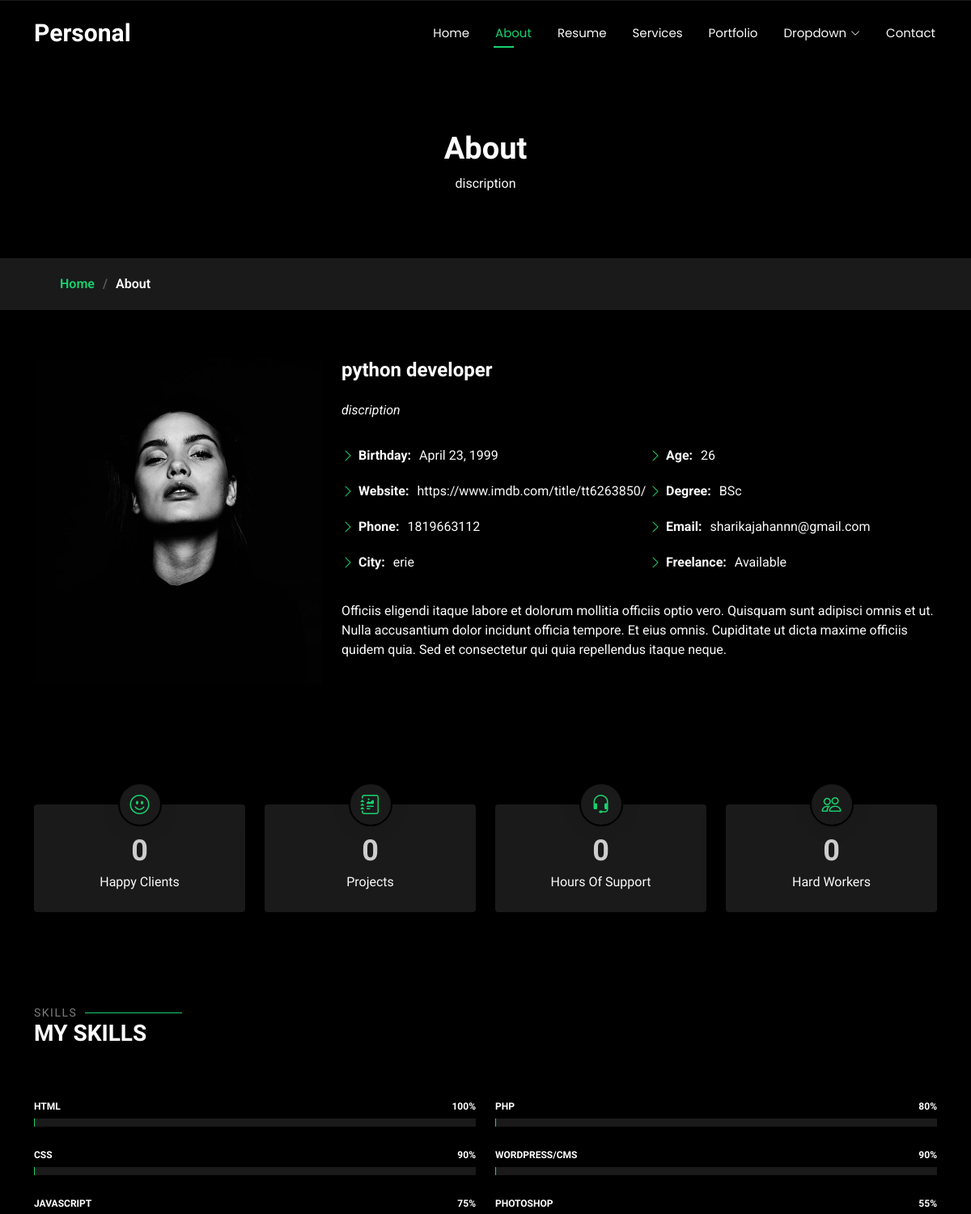
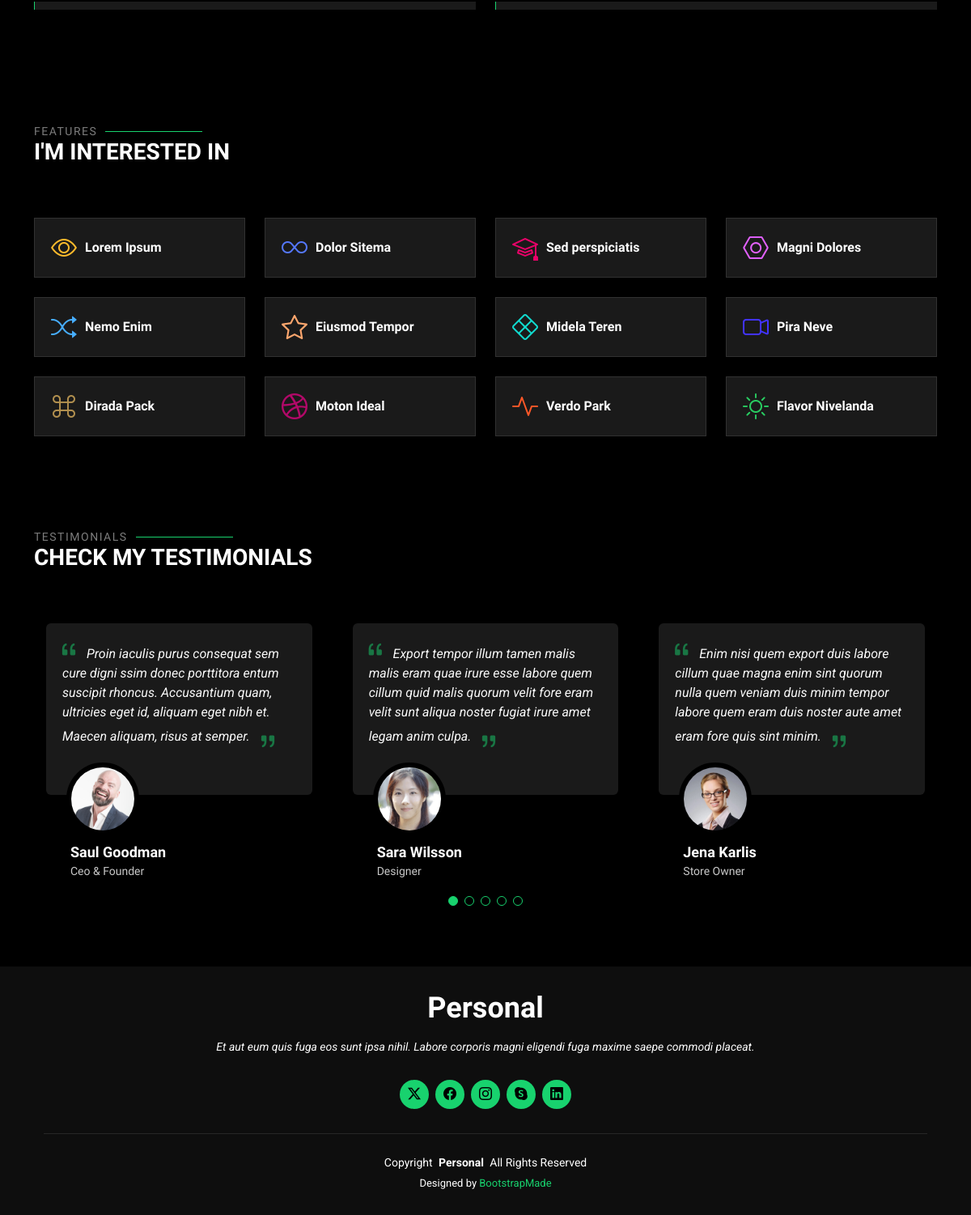
/about, run on the app's committed database (2 pictures, top to bottom).
### store/models.py (models this page shows, shortened)
class About(models.Model):
    discription = models.CharField(max_length=500)
    designation = models.CharField(max_length=100)
    sort_discription = models.CharField(max_length=500)
    birth = models.DateField()
    website_link = models.URLField(max_length=1000)
    phone = models.PositiveIntegerField()
    city = models.CharField(max_length=100)
    age = models.IntegerField()
    degree = models.CharField(max_length=100)
    email = models.EmailField()

### store/views.py (the view)
# urls.py: path('about', about, name='about'),
def about(request):
    about = About.objects.get()
    return render(request,'about.html',{'about':about})

### store/templates/about.html (shortened to what this page needs)
<!DOCTYPE html>
<html lang="en">
<head>
  {% load static %}
  <link href="{% static 'assets/vendor/bootstrap/css/bootstrap.min.css'%}" rel="stylesheet">
  <link href="{% static 'assets/vendor/bootstrap-icons/bootstrap-icons.css'%}" rel="stylesheet">
  <link href="{% static 'assets/vendor/aos/aos.css'%}" rel="stylesheet">
  <link href="{% static 'assets/vendor/swiper/swiper-bundle.min.css'%}" rel="stylesheet">
  <link href="{% static 'assets/vendor/glightbox/css/glightbox.min.css'%}" rel="stylesheet">
  <link href="{% static 'assets/css/main.css'%}" rel="stylesheet">
</head>
<body class="about-page">
  <header id="header" class="header d-flex align-items-center fixed-top">
    <div class="container-fluid container-xl position-relative d-flex align-items-center justify-content-between">
      <a href="{% url 'index' %}" class="logo d-flex align-items-center">
        <h1 class="sitename">Personal</h1>
      </a>
      <nav id="navmenu" class="navmenu">
        <ul>
          <li><a href="{% url 'index' %}">Home</a></li>
          <li><a href="{% url 'about' %}" class="active">About</a></li>
          <li><a href="{% url 'resume' %}">Resume</a></li>
          <li><a href="{% url 'service' %}">Services</a></li>
          <li><a href="portfolio.html">Portfolio</a></li>
          <li class="dropdown"><a href="#"><span>Dropdown</span> <i class="bi bi-chevron-down toggle-dropdown"></i></a>
          </li>
          <li><a href="contact.html">Contact</a></li>
        </ul>
      </nav>
    </div>
  </header>
  <main class="main">
    <div class="page-title" data-aos="fade">
      <div class="heading">
        <div class="container">
          <div class="row d-flex justify-content-center text-center">
            <div class="col-lg-8">
              <h1>About</h1>
              <p class="mb-0">{{ about.discription }}</p>
            </div>
          </div>
        </div>
      </div>
      <nav class="breadcrumbs">
        <div class="container">
          <ol>
            <li><a href="index.html">Home</a></li>
            <li class="current">About</li>
          </ol>
        </div>
      </nav>
    </div>
    <section id="about" class="about section">
      <div class="container" data-aos="fade-up" data-aos-delay="100">
        <div class="row gy-4 justify-content-center">
          <div class="col-lg-4">
            <img src="{% static 'assets/img/profile-img.jpg'%}" class="img-fluid" alt="">
          </div>
          <div class="col-lg-8 content">
            <h2>{{ about.designation }}</h2>
            <p class="fst-italic py-3">
              {{ about.sort_discription }}
            </p>
            <div class="row">
              <div class="col-lg-6">
                <ul>
                  <li><i class="bi bi-chevron-right"></i> <strong>Birthday:</strong> <span>{{ about.birth }}</span></li>
                  <li><i class="bi bi-chevron-right"></i> <strong>Website:</strong> <span>{{ about.website_link }}</span></li>
                  <li><i class="bi bi-chevron-right"></i> <strong>Phone:</strong> <span>{{ about.phone }}</span></li>
                  <li><i class="bi bi-chevron-right"></i> <strong>City:</strong> <span>{{ about.city }}</span></li>
                </ul>
              </div>
              <div class="col-lg-6">
                <ul>
                  <li><i class="bi bi-chevron-right"></i> <strong>Age:</strong> <span>{{ about.age }}</span></li>
                  <li><i class="bi bi-chevron-right"></i> <strong>Degree:</strong> <span>{{ about.degree }}</span></li>
                  <li><i class="bi bi-chevron-right"></i> <strong>Email:</strong> <span>{{ about.email }}</span></li>
                  <li><i class="bi bi-chevron-right"></i> <strong>Freelance:</strong> <span>Available</span></li>
                </ul>
              </div>
            </div>
            <p class="py-3">
              Officiis eligendi itaque labore et dolorum mollitia officiis optio vero. Quisquam sunt adipisci omnis et ut. Nulla accusantium dolor incidunt officia tempore. Et eius omnis.
              Cupiditate ut dicta maxime officiis quidem quia. Sed et consectetur qui quia repellendus itaque neque.
            </p>
          </div>
        </div>
      </div>
    </section>
    <section id="stats" class="stats section">
      <div class="container" data-aos="fade-up" data-aos-delay="100">
        <div class="row gy-4">
          <div class="col-lg-3 col-md-6 d-flex flex-column align-items-center">
            <i class="bi bi-emoji-smile"></i>
            <div class="stats-item">
              <span data-purecounter-start="0" data-purecounter-end="232" data-purecounter-duration="1" class="purecounter"></span>
              <p>Happy Clients</p>
            </div>
          </div>
          <div class="col-lg-3 col-md-6 d-flex flex-column align-items-center">
            <i class="bi bi-journal-richtext"></i>
            <div class="stats-item">
              <span data-purecounter-start="0" data-purecounter-end="521" data-purecounter-duration="1" class="purecounter"></span>
              <p>Projects</p>
            </div>
          </div>
          <div class="col-lg-3 col-md-6 d-flex flex-column align-items-center">
            <i class="bi bi-headset"></i>
            <div class="stats-item">
              <span data-purecounter-start="0" data-purecounter-end="1463" data-purecounter-duration="1" class="purecounter"></span>
              <p>Hours Of Support</p>
            </div>
          </div>
          <div class="col-lg-3 col-md-6 d-flex flex-column align-items-center">
            <i class="bi bi-people"></i>
            <div class="stats-item">
              <span data-purecounter-start="0" data-purecounter-end="15" data-purecounter-duration="1" class="purecounter"></span>
              <p>Hard Workers</p>
            </div>
          </div>
        </div>
      </div>
    </section>
    <section id="skills" class="skills section">
      <div class="container section-title" data-aos="fade-up">
        <h2>Skills</h2>
        <div><span>My</span> <span class="description-title">Skills</span></div>
      </div>
      <div class="container" data-aos="fade-up" data-aos-delay="100">
        <div class="row skills-content skills-animation">
          <div class="col-lg-6">
            <div class="progress">
              <span class="skill"><span>HTML</span> <i class="val">100%</i></span>
              <div class="progress-bar-wrap">
              </div>
            </div>
            <div class="progress">
              <span class="skill"><span>CSS</span> <i class="val">90%</i></span>
              <div class="progress-bar-wrap">
              </div>
            </div>
            <div class="progress">
              <span class="skill"><span>JavaScript</span> <i class="val">75%</i></span>
              <div class="progress-bar-wrap">
              </div>
            </div>
          </div>
          <div class="col-lg-6">
            <div class="progress">
              <span class="skill"><span>PHP</span> <i class="val">80%</i></span>
              <div class="progress-bar-wrap">
              </div>
            </div>
            <div class="progress">
              <span class="skill"><span>WordPress/CMS</span> <i class="val">90%</i></span>
              <div class="progress-bar-wrap">
              </div>
            </div>
            <div class="progress">
              <span class="skill"><span>Photoshop</span> <i class="val">55%</i></span>
              <div class="progress-bar-wrap">
              </div>
            </div>
          </div>
        </div>
      </div>
    </section>
    <section id="interests" class="interests section">
      <div class="container section-title" data-aos="fade-up">
        <h2>Features</h2>
        <div><span>I'm</span> <span class="description-title">interested in</span></div>
      </div>
      <div class="container">
        <div class="row gy-4">
          <div class="col-lg-3 col-md-4" data-aos="fade-up" data-aos-delay="100">
            <div class="features-item">
              <i class="bi bi-eye" style="color: #ffbb2c;"></i>
              <h3><a href="" class="stretched-link">Lorem Ipsum</a></h3>
            </div>
          </div>
          <div class="col-lg-3 col-md-4" data-aos="fade-up" data-aos-delay="200">
            <div class="features-item">
              <i class="bi bi-infinity" style="color: #5578ff;"></i>
              <h3><a href="" class="stretched-link">Dolor Sitema</a></h3>
            </div>
          </div>
          <div class="col-lg-3 col-md-4" data-aos="fade-up" data-aos-delay="300">
            <div class="features-item">
              <i class="bi bi-mortarboard" style="color: #e80368;"></i>
              <h3><a href="" class="stretched-link">Sed perspiciatis</a></h3>
            </div>
          </div>
          <div class="col-lg-3 col-md-4" data-aos="fade-up" data-aos-delay="400">
            <div class="features-item">
              <i class="bi bi-nut" style="color: #e361ff;"></i>
              <h3><a href="" class="stretched-link">Magni Dolores</a></h3>
            </div>
          </div>
          <div class="col-lg-3 col-md-4" data-aos="fade-up" data-aos-delay="500">
            <div class="features-item">
              <i class="bi bi-shuffle" style="color: #47aeff;"></i>
              <h3><a href="" class="stretched-link">Nemo Enim</a></h3>
            </div>
          </div>
          <div class="col-lg-3 col-md-4" data-aos="fade-up" data-aos-delay="600">
            <div class="features-item">
              <i class="bi bi-star" style="color: #ffa76e;"></i>
              <h3><a href="" class="stretched-link">Eiusmod Tempor</a></h3>
            </div>
          </div>
          <div class="col-lg-3 col-md-4" data-aos="fade-up" data-aos-delay="700">
            <div class="features-item">
              <i class="bi bi-x-diamond" style="color: #11dbcf;"></i>
              <h3><a href="" class="stretched-link">Midela Teren</a></h3>
            </div>
          </div>
          <div class="col-lg-3 col-md-4" data-aos="fade-up" data-aos-delay="800">
            <div class="features-item">
              <i class="bi bi-camera-video" style="color: #4233ff;"></i>
              <h3><a href="" class="stretched-link">Pira Neve</a></h3>
            </div>
          </div>
          <div class="col-lg-3 col-md-4" data-aos="fade-up" data-aos-delay="900">
            <div class="features-item">
              <i class="bi bi-command" style="color: #b2904f;"></i>
              <h3><a href="" class="stretched-link">Dirada Pack</a></h3>
            </div>
          </div>
          <div class="col-lg-3 col-md-4" data-aos="fade-up" data-aos-delay="1000">
            <div class="features-item">
              <i class="bi bi-dribbble" style="color: #b20969;"></i>
              <h3><a href="" class="stretched-link">Moton Ideal</a></h3>
            </div>
          </div>
          <div class="col-lg-3 col-md-4" data-aos="fade-up" data-aos-delay="1100">
            <div class="features-item">
              <i class="bi bi-activity" style="color: #ff5828;"></i>
              <h3><a href="" class="stretched-link">Verdo Park</a></h3>
            </div>
          </div>
          <div class="col-lg-3 col-md-4" data-aos="fade-up" data-aos-delay="1200">
            <div class="features-item">
              <i class="bi bi-brightness-high" style="color: #29cc61;"></i>
              <h3><a href="" class="stretched-link">Flavor Nivelanda</a></h3>
            </div>
          </div>
        </div>
      </div>
    </section>
    <section id="testimonials" class="testimonials section">
      <div class="container section-title" data-aos="fade-up">
        <h2>Testimonials</h2>
        <div><span>Check my</span> <span class="description-title">Testimonials</span></div>
      </div>
      <div class="container" data-aos="fade-up" data-aos-delay="100">
        <div class="swiper init-swiper" data-speed="600" data-delay="5000" data-breakpoints="{ &quot;320&quot;: { &quot;slidesPerView&quot;: 1, &quot;spaceBetween&quot;: 40 }, &quot;1200&quot;: { &quot;slidesPerView&quot;: 3, &quot;spaceBetween&quot;: 40 } }">
          <div class="swiper-wrapper">
            <div class="swiper-slide">
              <div class="testimonial-item" "="">
            <p>
              <i class=" bi bi-quote quote-icon-left"></i>
                <span>Proin iaculis purus consequat sem cure digni ssim donec porttitora entum suscipit rhoncus. Accusantium quam, ultricies eget id, aliquam eget nibh et. Maecen aliquam, risus at semper.</span>
                <i class="bi bi-quote quote-icon-right"></i>
                </p>
                <img src="{% static 'assets/img/testimonials/testimonials-1.jpg'%}" class="testimonial-img" alt="">
                <h3>Saul Goodman</h3>
                <h4>Ceo &amp; Founder</h4>
              </div>
            </div>
            <div class="swiper-slide">
              <div class="testimonial-item">
                <p>
                  <i class="bi bi-quote quote-icon-left"></i>
                  <span>Export tempor illum tamen malis malis eram quae irure esse labore quem cillum quid malis quorum velit fore eram velit sunt aliqua noster fugiat irure amet legam anim culpa.</span>
                  <i class="bi bi-quote quote-icon-right"></i>
                </p>
                <img src="{% static 'assets/img/testimonials/testimonials-2.jpg'%}" class="testimonial-img" alt="">
                <h3>Sara Wilsson</h3>
                <h4>Designer</h4>
              </div>
            </div>
            <div class="swiper-slide">
              <div class="testimonial-item">
                <p>
                  <i class="bi bi-quote quote-icon-left"></i>
                  <span>Enim nisi quem export duis labore cillum quae magna enim sint quorum nulla quem veniam duis minim tempor labore quem eram duis noster aute amet eram fore quis sint minim.</span>
                  <i class="bi bi-quote quote-icon-right"></i>
                </p>
                <img src="{% static 'assets/img/testimonials/testimonials-3.jpg'%}" class="testimonial-img" alt="">
                <h3>Jena Karlis</h3>
                <h4>Store Owner</h4>
              </div>
            </div>
          </div>
          <div class="swiper-pagination"></div>
        </div>
      </div>
    </section>
  </main>
  <footer id="footer" class="footer dark-background">
    <div class="container">
      <h3 class="sitename">Personal</h3>
      <p>Et aut eum quis fuga eos sunt ipsa nihil. Labore corporis magni eligendi fuga maxime saepe commodi placeat.</p>
      <div class="social-links d-flex justify-content-center">
        <a href=""><i class="bi bi-twitter-x"></i></a>
        <a href=""><i class="bi bi-facebook"></i></a>
        <a href=""><i class="bi bi-instagram"></i></a>
        <a href=""><i class="bi bi-skype"></i></a>
        <a href=""><i class="bi bi-linkedin"></i></a>
      </div>
      <div class="container">
        <div class="copyright">
          <span>Copyright</span> <strong class="px-1 sitename">Personal</strong> <span>All Rights Reserved</span>
        </div>
        <div class="credits">
          Designed by <a href="https://bootstrapmade.com/">BootstrapMade</a>
        </div>
      </div>
    </div>
  </footer>
</body>
</html>

### data on the page
About: discription "discription", designation "python developer", sort_discription "discription", birth "April 23, 1999", website_link "https://www.imdb.com/title/tt6263850/", phone "1819663112", city "erie", age "26", degree "BSc", email "sharikajahannn@gmail.com"
